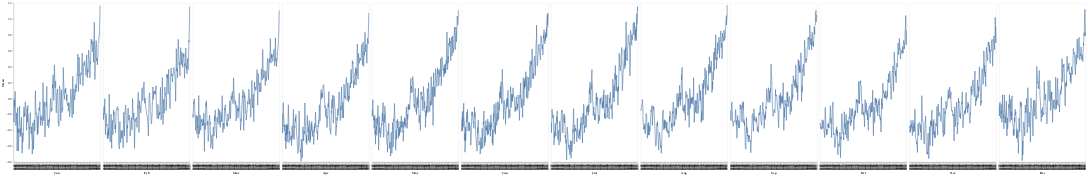

This figure's notebook cell:
### Code cell
months = ['Jan', 'Feb', 'Mar', 'Apr', 'May','Jun', 'Jul', 'Aug', 'Sep', 'Oct', 'Nov', 'Dec',]

charts =alt.hconcat(spacing=0)
for i in range(1,13):
    if i == 1:
        axis = alt.Axis(grid=False)
    else:
        axis = None
    chart = alt.Chart(df).mark_line().encode(
        x=alt.X('year:O', title=months[i-1]),
        y=alt.Y('Mean', axis=axis)
    ).transform_filter(
        alt.FieldEqualPredicate(field='month', equal=i)
    ).properties(
        width=300,
        height=550
    )
    charts |= chart

charts

### Figure 1 — Vega-Lite specification as saved in the notebook (floating-point values rounded to 4 significant figures; data arrays with more than 128 entries replaced by an {"elided": "..."} marker saying what was removed)
{"config": {"view": {"continuousWidth": 400, "continuousHeight": 300}}, "hconcat": [{"mark": "line", "encoding": {"x": {"field": "year", "title": "Jan", "type": "ordinal"}, "y": {"axis": {"grid": false}, "field": "Mean", "type": "quantitative"}}, "height": 550, "transform": [{"filter": {"equal": 1, "field": "month"}}], "width": 300}, {"mark": "line", "encoding": {"x": {"field": "year", "title": "Feb", "type": "ordinal"}, "y": {"axis": null, "field": "Mean", "type": "quantitative"}}, "height": 550, "transform": [{"filter": {"equal": 2, "field": "month"}}], "width": 300}, {"mark": "line", "encoding": {"x": {"field": "year", "title": "Mar", "type": "ordinal"}, "y": {"axis": null, "field": "Mean", "type": "quantitative"}}, "height": 550, "transform": [{"filter": {"equal": 3, "field": "month"}}], "width": 300}, {"mark": "line", "encoding": {"x": {"field": "year", "title": "Apr", "type": "ordinal"}, "y": {"axis": null, "field": "Mean", "type": "quantitative"}}, "height": 550, "transform": [{"filter": {"equal": 4, "field": "month"}}], "width": 300}, {"mark": "line", "encoding": {"x": {"field": "year", "title": "May", "type": "ordinal"}, "y": {"axis": null, "field": "Mean", "type": "quantitative"}}, "height": 550, "transform": [{"filter": {"equal": 5, "field": "month"}}], "width": 300}, {"mark": "line", "encoding": {"x": {"field": "year", "title": "Jun", "type": "ordinal"}, "y": {"axis": null, "field": "Mean", "type": "quantitative"}}, "height": 550, "transform": [{"filter": {"equal": 6, "field": "month"}}], "width": 300}, {"mark": "line", "encoding": {"x": {"field": "year", "title": "Jul", "type": "ordinal"}, "y": {"axis": null, "field": "Mean", "type": "quantitative"}}, "height": 550, "transform": [{"filter": {"equal": 7, "field": "month"}}], "width": 300}, {"mark": "line", "encoding": {"x": {"field": "year", "title": "Aug", "type": "ordinal"}, "y": {"axis": null, "field": "Mean", "type": "quantitative"}}, "height": 550, "transform": [{"filter": {"equal": 8, "field": "month"}}], "width": 300}, {"mark": "line", "encoding": {"x": {"field": "year", "title": "Sep", "type": "ordinal"}, "y": {"axis": null, "field": "Mean", "type": "quantitative"}}, "height": 550, "transform": [{"filter": {"equal": 9, "field": "month"}}], "width": 300}, {"mark": "line", "encoding": {"x": {"field": "year", "title": "Oct", "type": "ordinal"}, "y": {"axis": null, "field": "Mean", "type": "quantitative"}}, "height": 550, "transform": [{"filter": {"equal": 10, "field": "month"}}], "width": 300}, {"mark": "line", "encoding": {"x": {"field": "year", "title": "Nov", "type": "ordinal"}, "y": {"axis": null, "field": "Mean", "type": "quantitative"}}, "height": 550, "transform": [{"filter": {"equal": 11, "field": "month"}}], "width": 300}, {"mark": "line", "encoding": {"x": {"field": "year", "title": "Dec", "type": "ordinal"}, "y": {"axis": null, "field": "Mean", "type": "quantitative"}}, "height": 550, "transform": [{"filter": {"equal": 12, "field": "month"}}], "width": 300}], "data": {"name": "data-2fa3d14a779145597faf2184d40fcbef"}, "spacing": 0, "$schema": "https://vega.github.io/schema/vega-lite/v4.17.0.json", "datasets": {"data-2fa3d14a779145597faf2184d40fcbef": {"elided": "3288 records"}}}
